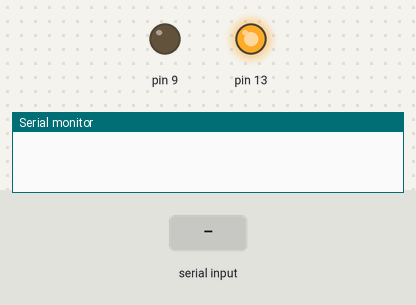
This sketch was run on a simulated Arduino Uno, built with avr-gcc and run on an emulated ATmega328P. Parts: output pins drawn as LEDs (lit = HIGH), the last lines printed to the serial monitor. The test bench sets the inputs (shaded band). The modem accepts every AT command (registered, SIM ready, sends succeed) and sends nothing else.

Above: at 0.01 s.
At 8.8 s:
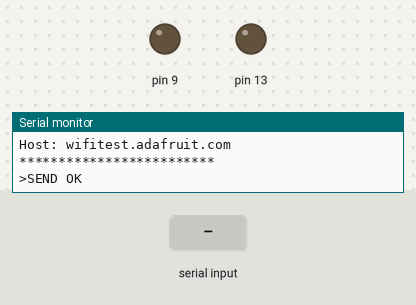
8.9 s: "OK\n" received over the second serial link
10.4 s: "Linked\n" received over the second serial link
11.9 s: "wrong syntax\n" received over the second serial link
Timing chart, 0 to 14.9 s (numbered marks = the images above; inputs shaded):
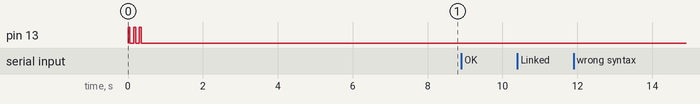

The sketch:

Adafruit_ESP8266.ino
```cpp
// This is a super simple demo program for ESP8266's that can use software serial
// @ 9600 baud. Requires firmware that runs at 9600 baud, only tested with Adafruit
// programmed modules!

#include <SoftwareSerial.h>
#define SSID "SSIDNAME"      //your wifi ssid here
#define PASS "PASSWORD"   //your wifi key here

//  wifitest.adafruit.com/testwifi/index.html
#define HOST "wifitest.adafruit.com"
#define WEBPAGE "/testwifi/index.html"
#define PORT  "80"

#define ESP_RST 4

// Use software serial (check to make sure these are valid softserial pins!)
#define ESP_RX 2
#define ESP_TX 3
SoftwareSerial softser(ESP_RX, ESP_TX); // RX, TX
Stream *esp = &softser;

// can also do
// Stream *esp = &Serial1;

#define REPLYBUFFSIZ 255
char replybuffer[REPLYBUFFSIZ];
uint8_t getReply(char *send, uint16_t timeout = 500, boolean echo = true);
uint8_t espreadline(uint16_t timeout = 500, boolean multiline = false);
boolean sendCheckReply(char *send, char *reply, uint16_t timeout = 500);


enum {WIFI_ERROR_NONE=0, WIFI_ERROR_AT, WIFI_ERROR_RST, WIFI_ERROR_SSIDPWD, WIFI_ERROR_SERVER, WIFI_ERROR_UNKNOWN};

void setup()
{
  pinMode(9, OUTPUT);
  pinMode(13, OUTPUT);

  //blink led13 to indicate power up
  for(int i = 0; i<3; i++)
  {
   digitalWrite(13,HIGH);
   delay(50);
   digitalWrite(13,LOW);
   delay(100);
  }

  // Serial debug console
  Serial.begin(115200);
  // Set time to wait for response strings to be found

  //Open software serial for chatting to ESP
  softser.begin(9600);   // requires new firmware!
  // OR use hardware serial
  //Serial1.begin(9600);

  Serial.println(F("Adafruit's ESP8266 Demo"));

  Serial.println(F("Hard reset..."));
 // hard reset if you can
  pinMode(ESP_RST, INPUT);
  digitalWrite(ESP_RST, LOW);
  pinMode(ESP_RST, OUTPUT);
  delay(100);
  pinMode(ESP_RST, INPUT);
  delay(2000);

  //test if the module is ready
  if(! espReset()) {
    Serial.println("Module didn't respond :(");
    debugLoop();
  }

  Serial.println(F("ESP Module is ready! :)"));

  //connect to the wifi
  byte err = setupWiFi();

  if (err) {
    // error, print error code
    Serial.print("setup error:");  Serial.println((int)err);

    debugLoop();
  }

  // success, print IP
  uint32_t ip = getIP();
  Serial.print("ESP setup success, my IP addr:");
  if (ip) {
    Serial.println(ip, HEX);
  } else {
    Serial.println("none");
  }

  sendCheckReply("AT+CIPSTO=0", "OK");

  //set the single connection mode
}

boolean ESP_GETpage(char *host, uint16_t port, char *page) {
  String cmd = "AT+CIPSTART=\"TCP\",\"";
  cmd += host;
  cmd += "\",";
  cmd += port;
  cmd.toCharArray(replybuffer, REPLYBUFFSIZ);

  getReply(replybuffer);

  if (strcmp(replybuffer, "OK") != 0) {
     // this is OK! could be a version that says "Linked"
     if (strcmp(replybuffer, "Linked") != 0) {
       sendCheckReply("AT+CIPCLOSE", "OK");
       return false;
     }
  }

  String request = "GET ";
  request += page;
  request += " HTTP/1.1\r\nHost: ";
  request += host;
  request += "\r\n\r\n";

  cmd = "AT+CIPSEND=";
  cmd += request.length();
  cmd.toCharArray(replybuffer, REPLYBUFFSIZ);
  sendCheckReply(replybuffer, ">");

  Serial.print("Sending: "); Serial.println(request.length());
  Serial.println(F("*********SENDING*********"));
  Serial.print(request);
  Serial.println(F("*************************"));

  request.toCharArray(replybuffer, REPLYBUFFSIZ);

  esp->println(request);

  while (true) {
    espreadline(3000);  // this is the 'echo' from the data
    Serial.print(">"); Serial.println(replybuffer); // probably the 'busy s...'

    // LOOK AT ALL THESE POSSIBLE ARBITRARY RESPONSES!!!
    if (strstr(replybuffer, "wrong syntax"))
      continue;
    else if (strstr(replybuffer, "ERROR"))
      continue;
    else if (strstr(replybuffer, "busy s..."))
      continue;
    else break;
  }

  if (! strstr(replybuffer, "SEND OK") ) return false;

  espreadline(1000);  Serial.print("3>"); Serial.println(replybuffer);
  char *s = strstr(replybuffer, "+IPD,");
  if (!s) return false;
  uint16_t len = atoi(s+5);
  //Serial.print(len); Serial.println(" bytes total");

  int16_t contentlen = 0;
  while (1) {
    espreadline(50);
    s = strstr(replybuffer, "Content-Length: ");
    if (s) {
      //Serial.println(replybuffer);
      contentlen = atoi(s+16);
      Serial.print(F("C-Len = ")); Serial.println(contentlen);
    }
    s = strstr(replybuffer, "Content-Type: ");
    if (s && contentlen) {
      int16_t i;
      char c;

      for (i=-2; i<contentlen; i++) {  // eat the first 2 chars (\n\r)
        while (!esp->available());
        c = esp->read(); //UDR0 = c;
        if (i >= 0) {
          replybuffer[i] = c;
        }
      }
      replybuffer[i] = 0;
      return true;
    }
  }
  //while (1) {
  //  if (esp.available()) UDR0 = esp.read();
  //}
}

void loop()
{
  ESP_GETpage(HOST, 80, WEBPAGE);

  Serial.println(F("**********REPLY***********"));
  Serial.print(replybuffer);
  Serial.println(F("**************************"));

  sendCheckReply("AT+CIPCLOSE", "OK");

  debugLoop();

  delay(1000);

  while (1);

}

boolean getVersion() {
  // Get version?
  getReply("AT+GMR", 250, true);
}

boolean espReset() {
  getReply("AT+RST", 1000, true);
  if (! strstr(replybuffer, "OK")) return false;
  delay(2000);

  // turn off echo
  getReply("ATE0", 250, true);

  return true;
}

boolean ESPconnectAP(char *s, char *p) {

  getReply("AT+CWMODE=1", 500, true);
  if (! (strstr(replybuffer, "OK") || strstr(replybuffer, "no change")) )
    return false;

  String connectStr = "AT+CWJAP=\"";
  connectStr += SSID;
  connectStr += "\",\"";
  connectStr += PASS;
  connectStr += "\"";
  connectStr.toCharArray(replybuffer, REPLYBUFFSIZ);
  getReply(replybuffer, 500, true);
  espreadline(5000);
  Serial.print("<-- "); Serial.println(replybuffer);

  return (strstr(replybuffer, "OK") != 0);
}


byte setupWiFi() {
  // reset WiFi module
  Serial.println(F("Soft resetting..."));
  if (!espReset())
    return WIFI_ERROR_RST;

  delay(1000);

  Serial.println(F("Checking for ESP AT response"));

  if (!sendCheckReply("AT", "OK"))
    return WIFI_ERROR_AT;

  getVersion();
  Serial.print(F("Firmware Version #")); Serial.println(replybuffer);

  Serial.print(F("Connecting to ")); Serial.println(SSID);
  if (!ESPconnectAP(SSID, PASS))
    return WIFI_ERROR_SSIDPWD;

  Serial.println(F("Single Client Mode"));
  if (!sendCheckReply("AT+CIPMUX=0", "OK"))
        return WIFI_ERROR_SERVER;

  return WIFI_ERROR_NONE;
}

// NOT IMPLEMENTED YET!
uint32_t getIP() {
  getReply("AT+CIFSR", 500, true);

  return 0;
}


/************************/
uint8_t espreadline(uint16_t timeout, boolean multiline) {
  uint16_t replyidx = 0;

  while (timeout--) {
    if (replyidx > REPLYBUFFSIZ-1) break;

    while(esp->available()) {
      char c =  esp->read();
      if (c == '\r') continue;
      if (c == 0xA) {
        if (replyidx == 0)   // the first 0x0A is ignored
          continue;

        if (!multiline) {
          timeout = 0;         // the second 0x0A is the end of the line
          break;
        }
      }
      replybuffer[replyidx] = c;
      // Serial.print(c, HEX); Serial.print("#"); Serial.println(c);
      replyidx++;
    }

    if (timeout == 0) break;
    delay(1);
  }
  replybuffer[replyidx] = 0;  // null term
  return replyidx;
}

uint8_t getReply(char *send, uint16_t timeout, boolean echo) {
  // flush input
  while(esp->available()) {
     esp->read();
  }

  if (echo) {
    Serial.print("---> "); Serial.println(send);
  }
  esp->println(send);

  // eat first reply sentence (echo)
  uint8_t readlen = espreadline(timeout);

  //Serial.print("echo? "); Serial.print(readlen); Serial.print(" vs "); Serial.println(strlen(send));

  if (strncmp(send, replybuffer, readlen) == 0) {
    // its an echo, read another line!
    readlen = espreadline();
  }

  if (echo) {
    Serial.print ("<--- "); Serial.println(replybuffer);
  }
  return readlen;
}

boolean sendCheckReply(char *send, char *reply, uint16_t timeout) {
  getReply(send, timeout, true);

/*
  for (uint8_t i=0; i<strlen(replybuffer); i++) {
    Serial.print(replybuffer[i], HEX); Serial.print(" ");
  }
  Serial.println();
  for (uint8_t i=0; i<strlen(reply); i++) {
    Serial.print(reply[i], HEX); Serial.print(" ");
  }
  Serial.println();
  */
  return (strcmp(replybuffer, reply) == 0);
}

void debugLoop() {
  Serial.println("========================");
  //serial loop mode for diag
  while(1) {
    if (Serial.available()) {
      esp->write(Serial.read());
      delay(1);
    }
    if (esp->available()) {
      Serial.write(esp->read());
      delay(1);
    }
  }
}
```
